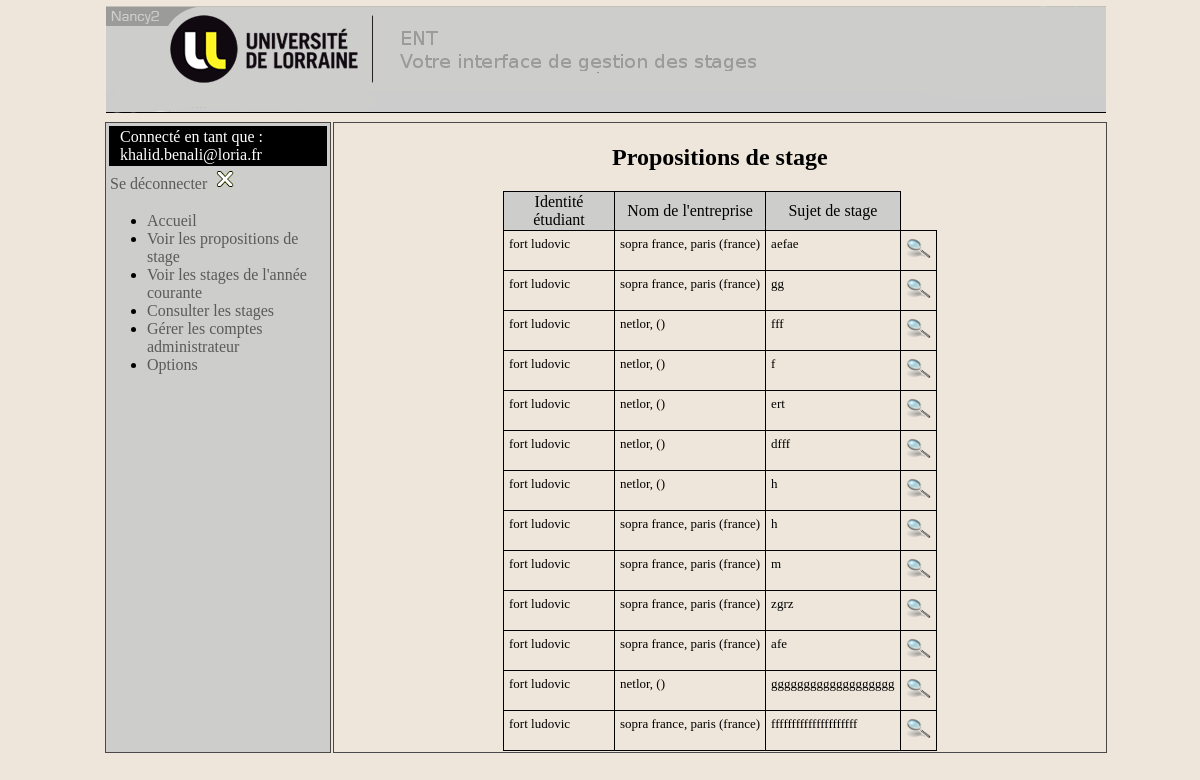
The page /?action=listePropositionStageResponsable (signed in) on the database its author committed.
### tables this page shows
CREATE TABLE IF NOT EXISTS `utilisateur` (
  `idutilisateur` int(11) NOT NULL AUTO_INCREMENT,
  `idpromotion` int(11) NOT NULL,
  `mailutilisateur` varchar(50) DEFAULT NULL,
  `passwordutilisateur` varchar(50) DEFAULT NULL,
  `passwordutilisateurtmp` varchar(50) NOT NULL,
  `nomutilisateur` varchar(50) DEFAULT NULL,
  `prenomutilisateur` varchar(50) DEFAULT NULL,
  `numetudiant` varchar(50) DEFAULT NULL,
  `idConfirmationMail` varchar(100) NOT NULL,
  `admin` tinyint(1) DEFAULT NULL,
  PRIMARY KEY (`idutilisateur`),
  KEY `fk_utilisateurpromotion` (`idpromotion`)
);

CREATE TABLE IF NOT EXISTS `entreprise` (
  `identreprise` int(11) NOT NULL AUTO_INCREMENT,
  `nomentreprise` varchar(50) DEFAULT NULL,
  `adresseentreprise` varchar(200) DEFAULT NULL,
  `villeentreprise` varchar(50) DEFAULT NULL,
  `codepostalentreprise` varchar(50) DEFAULT NULL,
  `paysentreprise` varchar(50) DEFAULT NULL,
  `numerotelephone` varchar(50) DEFAULT NULL,
  `numerosiret` varchar(17) DEFAULT NULL,
  `urlsiteinternet` varchar(50) DEFAULT NULL,
  `statutjuridique` varchar(50) DEFAULT NULL,
  PRIMARY KEY (`identreprise`)
);

CREATE TABLE IF NOT EXISTS `proposition` (
  `idproposition` int(11) NOT NULL AUTO_INCREMENT,
  `identreprise` int(11) DEFAULT NULL,
  `idutilisateur` int(11) NOT NULL,
  `idstage` int(11) DEFAULT NULL,
  `nomentreprisep` varchar(50) DEFAULT NULL,
  `dateproposition` date DEFAULT NULL,
  `adresseentreprisep` varchar(200) DEFAULT NULL,
  `villeentreprisep` varchar(50) DEFAULT NULL,
  `codepostalentreprisep` varchar(50) DEFAULT NULL,
  `paysentreprisep` varchar(50) DEFAULT NULL,
  `numerotelephonep` varchar(50) DEFAULT NULL,
  `urlsiteinternetp` varchar(50) DEFAULT NULL,
  `sujetstagep` text,
  `titrestagep` varchar(200) NOT NULL,
  `technostagep` varchar(200) NOT NULL,
  `raisonrefus` text NOT NULL,
  `etat` varchar(50) DEFAULT NULL,
  PRIMARY KEY (`idproposition`),
  KEY `fk_propoentreprise` (`identreprise`),
  KEY `fk_propositionstage2` (`idstage`),
  KEY `fk_utilisateur_proposition` (`idutilisateur`)
);

### Pages/Controleur/ControleurResponsable.php (called while the page is built, shortened)
<?php
require_once RACINE_VUE . 'Afficheur.php';
require_once RACINE_VUE . 'VueMenuGauche.php';
require_once RACINE_VUE . 'VueCorps.php';
require_once 'BD.php';
    function ListePropositionStageResponsable() {
        $tabProp = BD::rechercherToutesPropositions();
        $corps = genererListePropositionStageResponsable($tabProp);
    }
?>

### Pages/Controleur/ControleurPrincipal.php (called while the page is built, shortened)
<?php
require_once RACINE_CONTROLEUR . 'ControleurResponsable.php';
call_action();
function verifierAutorisationAction($action) {
    if (isset($_SESSION['connecte'])) {
        if ($_SESSION['connecte'] == 1) {
            $utilisateur = $_SESSION['modeleUtilisateur'];
            if ($utilisateur->getAdmin()) {
                if ($action == "listePropositionStageResponsable") {
                    return $action;
                } else if ($action == "detailProp") {
                    return $action;
                }else if ($action == "validerProp") {
                    return $action;
                } else if($action == 'detailStage'){
                    return $action;
                }else if ($action == "editerStage") {
                    return $action;
                }else if ($action == "listeStageAnneeCourante") {
                    return $action;
                } else if ($action == "listeStages") {
                    return $action;
                } else if ($action == "gererCompteAdmin") {
                    return $action;
                } else if ($action == "accesDonneesEtudiants") {
                    return $action;
                } else if ($action == "pagePrincipale") {
                    return $action;
                } else if ($action == "connexion") {
                    return $action;
                } else if ($action == "deconnexion") {
                   return $action;
                } else if ($action == "ajouterAdmin") {
                   return $action;
                }else if ($action == "validerModifStage") {
                    return $action;
                }else if ($action == "modifierAdmin") {
                   return $action;
                }else if ($action == "modifierAdminEtape2") {
                   return $action;
                }else if ($action == "supprimerAdmin") {
                   return $action;
                }else if ($action == "option") {
                   return $action;
                }else if ($action == "gererPromotion") {
                   return $action;
                }else if ($action == "telechargement") {
                   return $action;
                }
                else {
                    return "pagePrincipale";
                }
            }
        }
    }
}
function call_action() {
    $action = '';
    if (!isset($_REQUEST['action'])) {
        $action = 'afficherAccueil';
    } else {
        $action = $_REQUEST['action'];
        $action = verifierAutorisationAction($action);
        switch ($action) {
            case 'listePropositionStageResponsable' :
                $action = 'listePropositionStageResponsable';
                break;
        }
    }
    $action();
}
?>

### index.php (called while the page is built, shortened)
<?php
    require_once RACINE_CONTROLEUR.'ControleurPrincipal.php' ;
?>

### Pages/Modele/ModeleProposition.php (called while the page is built, shortened)
<?php
class ModeleProposition {
    private $idProposition;
    private $nomEntreprise;
    private $ville;
    private $pays;
    private $titrestage;
    private $etudiant;
    function __construct($idProposition, $idEntreprise, $idUtilisateur, $idStage, $nomEntreprise, $dateProposition, $adresseEntreprise, $codePostal, $ville, $pays, $numTelephone, $urlSite, $sujet, $etat, $etudiant, $promotionEtudiant, $titreStage, $technoStage, $raisonrefus) {
        $this->idProposition = $idProposition;
        $this->nomEntreprise = $nomEntreprise;
        $this->ville = $ville;
        $this->pays = $pays;
        $this->titrestage = $titreStage;
        $this->etudiant = $etudiant;
    }
    public function getTitreStage(){
        return $this->titrestage ;
    }
    public function getEtudiant() {
        return $this->etudiant;
    }
        public function getIdProposition() {
        return $this->idProposition;
    }
    public function getNomEntreprise() {
        return $this->nomEntreprise;
    }
    public function getVille() {
        return $this->ville;
    }
    public function getPays() {
        return $this->pays;
    }
}
?>

### Pages/Modele/ModeleUtilisateur.php (called while the page is built, shortened)
    <?php
    class ModeleUtilisateur {
        private $id ;
        private $prenom ;
        private $nom ;
        function __construct($id, $promotion, $numeroetudiant, $prenom, $nom, $mail, $admin, $idpromotion) {
            $this->id = $id;
            $this->prenom = $prenom;
            $this->nom = $nom;
        }
        public function getId() {
            return $this->id;
        }
        public function getPrenom() {
            return $this->prenom;
        }
        public function getNom() {
            return $this->nom;
        }
    }
?>

### BD.php (called while the page is built, shortened)
<?php
require_once RACINE_MODELE . 'ModeleUtilisateur.php';
require_once RACINE_MODELE . 'ModeleProposition.php';
class BD {
    public static function rechercherToutesPropositions() {
        $i = 0;
        $tabProp = null;
        $modeleUtilisateur = $_SESSION['modeleUtilisateur'];
        $idUtilisateur = $modeleUtilisateur->getId();
        $requete = "SELECT p.idproposition, e.nomentreprise, e.villeentreprise, e.paysentreprise,
            p.identreprise, p.titrestagep, u.idutilisateur,
            u.nomutilisateur, u.prenomutilisateur, pr.nompromotion
            FROM proposition p, utilisateur u, promotion pr, entreprise e
            WHERE p.idutilisateur = u.idutilisateur
            AND pr.idpromotion = u.idpromotion
            AND p.etat = 'en attente'
            AND p.identreprise = e.identreprise
            AND pr.idpromotion = (
                        SELECT idpromotion
                        FROM utilisateur
                        WHERE idutilisateur = ".$idUtilisateur."
            ) ";
        $retour = mysql_query($requete) or die(mysql_error());
        while ($tableau = mysql_fetch_array($retour)) {
            $etudiant = new ModeleUtilisateur($tableau['idutilisateur'], $tableau['nompromotion'], null, $tableau['prenomutilisateur'], $tableau['nomutilisateur'], null, null, NULL);
            $tabProp[$i] = new ModeleProposition($tableau['idproposition'], $tableau['identreprise'], null, null, $tableau['nomentreprise'], null, null, null, $tableau['villeentreprise'], $tableau['paysentreprise'], null, null, null, null, $etudiant, null, $tableau['titrestagep'], null, null);
            $i++;
        }
        return $tabProp;
    }
}
?>

### Pages/Vue/VueCorps.php (the view, shortened to what this page needs)
<?php
function genererListePropositionStageResponsable($tabProp) {
    $corps = "<td id = \"corps\">
                <h2>Propositions de stage</h2>
                <table class=\"tab_prop_stage\">
                    <tr>
                        <td class=\"entete_tab_prop_stage_identity\">
                            Identit&eacute; &eacute;tudiant
                        </td>
                        <td class=\"entete_tab_prop_stage\">
                            Nom de l'entreprise
                        </td>
                        <td class=\"entete_tab_prop_stage\">
                            Sujet de stage
                        </td>
                    </tr>
            ";
    if ($tabProp != null) {
        foreach ($tabProp as $prop) {
            $corps = $corps . "
                        <tr>
                            <td class=\"contenu_tab\">" . $prop->getEtudiant()->getNom()." ".$prop->getEtudiant()->getPrenom()
                    . "</td>
                            <td class=\"contenu_tab\">" . $prop->getNomEntreprise() . ", " . $prop->getVille() . " (" . $prop->getPays() . ")"
                    . "</td>
                        <td class=\"contenu_tab\">" . $prop->getTitreStage()
                    . "</td>
                            <td class=\"contenu_tab\"><a href=\"" . RACINE . "?action=detailProp&idprop=" . $prop->getIdProposition() . "\"><img src=\"".RACINE_IMAGE."\loupe.png\" alt=\"loupe\" /></a>
                            </td>
                        </tr>";
        }
    }
    $corps = $corps . "</table></td> </tr> </table>";
    return $corps;
}
?>

### Styles/index.css (style rules this page uses)
body { margin: 0 auto 0 auto; width: 1000px; height: 100% ; background-color: #eee6db; }
h2 { text-align: center; color: black; }
#corps { padding-left: 10px; padding-right: 10px; border: 1px solid #494949; width: 820px; vertical-align: top; }
a { text-decoration: none; border: none; color:#5a5a5a; }
a img { text-decoration: none; border:0; }

### Styles/site.css (style rules this page uses)
.tab_prop_stage { margin: 0 auto 0 auto; border-collapse: collapse; }
.entete_tab_prop_stage { background-color: #cdcdcc; border: 1px solid black; text-align: center; padding-left: 5px; padding-right: 5px; }
.entete_tab_prop_stage_identity { background-color: #cdcdcc; border: 1px solid black; text-align: center; padding-left: 5px; padding-right: 5px; width: 100px; }
.contenu_tab { border: 1px solid black; border-collapse: collapse; padding: 5px ; vertical-align: top; font-size: 13px; }

### rows shown on the page
utilisateur: nomutilisateur "fort fort fort fort fort fort fort fort fort fort fort fort fort", prenomutilisateur "ludovic ludovic ludovic ludovic ludovic ludovic ludovic ludovic ludovic ludovic ludovic ludovic ludovic"
entreprise: nomentreprise "sopra france sopra france sopra france sopra france sopra france sopra france sopra france", villeentreprise "paris paris paris paris paris paris paris", paysentreprise "france france france france france france france"
proposition: titrestagep "aefae"
proposition: titrestagep "gg"
entreprise: nomentreprise "netlor netlor netlor netlor netlor netlor"
proposition: titrestagep "fff"
proposition: titrestagep "f"
proposition: titrestagep "ert"
proposition: titrestagep "dfff"
proposition: titrestagep "h"
proposition: titrestagep "h"
proposition: titrestagep "m"
proposition: titrestagep "zgrz"
proposition: titrestagep "afe"
proposition: titrestagep "ggggggggggggggggggg"
proposition: titrestagep "fffffffffffffffffffff"

### other values the page prints
$_SESSION['login'] "khalid.benali@loria.fr"
